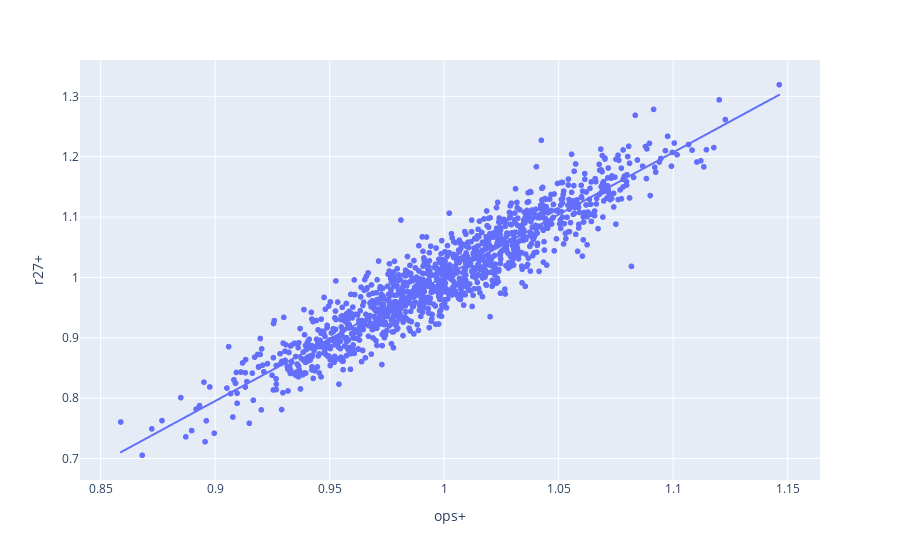

Notebook code cell kept with this figure:
### Code cell
fig = px.scatter(tms_norm, x='ops+', y='r27+', trendline="ols", hover_name="year_id")
fig.show()

### Figure 1 — Plotly figure (JSON) as saved in the notebook; plotly's stock layout.template omitted (floating-point values rounded to 4 significant figures; data arrays with more than 128 entries replaced by an {"elided": "..."} marker saying what was removed)
{"data": [{"hovertemplate": "<b>%{hovertext}</b><br><br>ops+=%{x}<br>r27+=%{y}<extra></extra>", "hovertext": {"elided": "1294 int values"}, "legendgroup": "", "marker": {"color": "#636efa", "symbol": "circle"}, "mode": "markers", "name": "", "showlegend": false, "type": "scattergl", "x": {"elided": "1294 float values"}, "xaxis": "x", "y": {"elided": "1294 float values"}, "yaxis": "y"}, {"hovertemplate": "<b>OLS trendline</b><br>r27+ = 2.0598 * ops+ + -1.0586<br>R<sup>2</sup>=0.881795<br><br>ops+=%{x}<br>r27+=%{y} <b>(trend)</b><extra></extra>", "legendgroup": "", "marker": {"color": "#636efa", "symbol": "circle"}, "mode": "lines", "name": "", "showlegend": false, "type": "scattergl", "x": {"elided": "1294 float values"}, "xaxis": "x", "y": {"elided": "1294 float values"}, "yaxis": "y"}], "layout": {"legend": {"tracegroupgap": 0}, "margin": {"t": 60}, "xaxis": {"anchor": "y", "domain": [0, 1], "title": {"text": "ops+"}}, "yaxis": {"anchor": "x", "domain": [0, 1], "title": {"text": "r27+"}}}}
